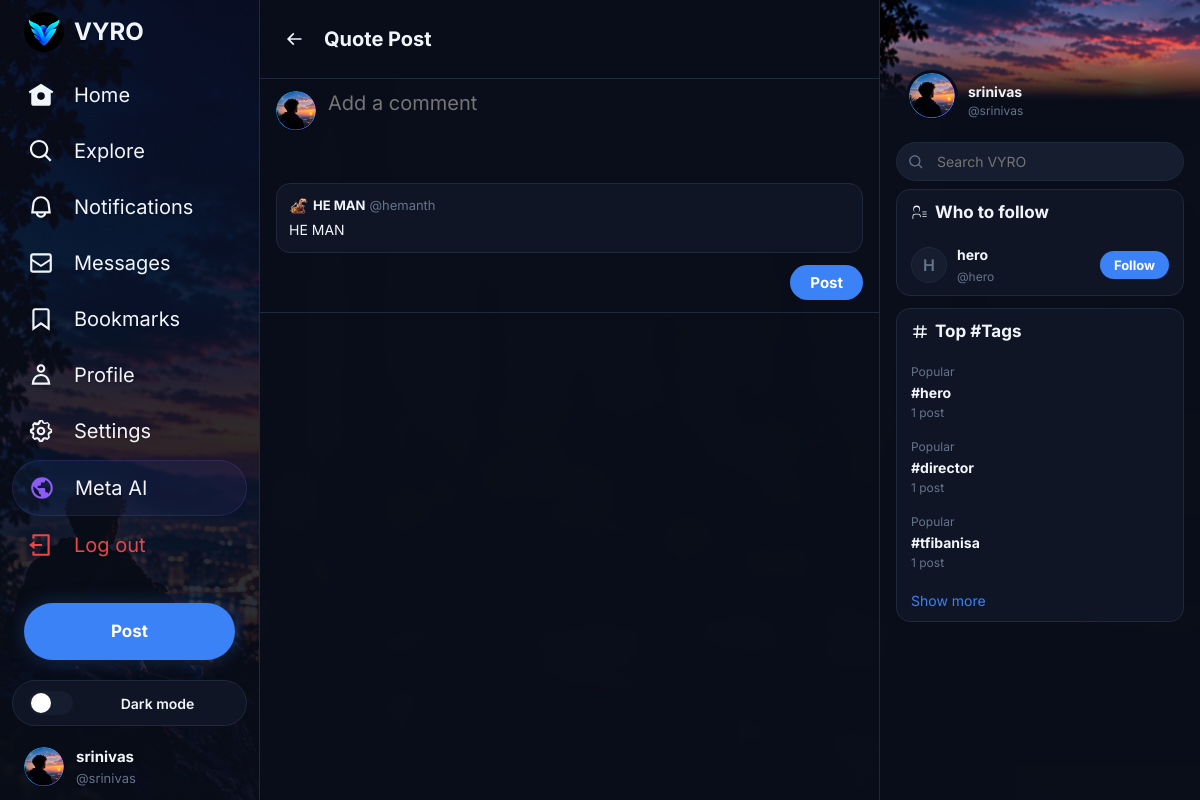
The page /posts/14/quote/ (signed in) on the database its author committed.
### authentication/models.py (models this page shows, shortened)
class User(AbstractUser):
    email = models.EmailField(unique=True)
    display_name = models.CharField(max_length=100, blank=True)
    bio = models.TextField(max_length=500, blank=True)
    profile_picture = models.ImageField(upload_to='profile_pics/', blank=True, null=True)
    cover_photo = models.ImageField(upload_to='cover_photos/', blank=True, null=True)
    date_of_birth = models.DateField(blank=True, null=True)
    location = models.CharField(max_length=100, blank=True)
    website = models.URLField(max_length=200, blank=True)
    is_private = models.BooleanField(default=False)
    is_verified = models.BooleanField(default=False)
    joined_at = models.DateTimeField(auto_now_add=True, null=True)
    WHO_CAN_REPLY_CHOICES = [
        ('everyone', 'Everyone'),
        ('followers', 'People you follow'),
        ('mentioned', 'Only people you mention'),
    ]
    MEDIA_VISIBILITY_CHOICES = [
        ('everyone', 'Everyone'),
        ('followers', 'Followers only'),
        ('none', 'No one'),
    ]
    POST_VISIBILITY_CHOICES = [
        ('public', 'Public'),
        ('followers', 'Followers only'),
        ('private', 'Only me'),
    ]
    who_can_reply = models.CharField(max_length=20, choices=WHO_CAN_REPLY_CHOICES, default='everyone')
    allow_mentions = models.BooleanField(default=True)
    allow_reposts = models.BooleanField(default=True)
    allow_comments = models.BooleanField(default=True)
    allow_quote_posts = models.BooleanField(default=True)
    media_visibility = models.CharField(max_length=20, choices=MEDIA_VISIBILITY_CHOICES, default='everyone')
    default_post_visibility = models.CharField(max_length=20, choices=POST_VISIBILITY_CHOICES, default='public')
    sensitive_content_warning = models.BooleanField(default=False)
    show_likes_count = models.BooleanField(default=True)
    show_reposts_count = models.BooleanField(default=True)
    auto_save_drafts = models.BooleanField(default=True)
    allow_dm_from = models.CharField(max_length=20, choices=[('everyone', 'Everyone'), ('followers', 'People you follow'), ('none', 'No one')], default='everyone')
    email_notifications = models.BooleanField(default=True)
    push_likes = models.BooleanField(default=True)
    push_replies = models.BooleanField(default=True)
    push_follows = models.BooleanField(default=True)
    push_mentions = models.BooleanField(default=True)
    push_reposts = models.BooleanField(default=True)
    push_messages = models.BooleanField(default=True)
    theme = models.CharField(max_length=20, default='dark', choices=[('dark', 'Dark'), ('dim', 'Dim'), ('light', 'Light')])
    def get_display_name(self):
        return self.display_name or self.first_name or self.username

### posts/models.py (models this page shows, shortened)
class Post(models.Model):
    user = models.ForeignKey(
        settings.AUTH_USER_MODEL,
        on_delete=models.CASCADE,
        related_name='posts'
    )
    content = models.TextField(max_length=500, blank=True)
    image = models.ImageField(upload_to='posts/', blank=True, null=True)
    video = models.FileField(upload_to='videos/', blank=True, null=True)
    hashtags = models.ManyToManyField(Hashtag, blank=True, related_name='posts')
    is_reply = models.BooleanField(default=False)
    parent = models.ForeignKey(
        'self', on_delete=models.CASCADE, null=True, blank=True, related_name='replies'
    )
    is_quote = models.BooleanField(default=False)
    quoted_post = models.ForeignKey(
        'self', on_delete=models.SET_NULL, null=True, blank=True, related_name='quotes'
    )
    created_at = models.DateTimeField(auto_now_add=True)
    updated_at = models.DateTimeField(auto_now=True)
    class Meta:
        ordering = ['-created_at']

class Hashtag(models.Model):
    name = models.CharField(max_length=100, unique=True)
    created_at = models.DateTimeField(auto_now_add=True)

### posts/views.py (the view, shortened to what this page needs)
# urls.py: path('<int:post_id>/quote/', views.quote_post, name='quote_post'),
@login_required
def quote_post(request, post_id):
    quoted = get_object_or_404(Post, id=post_id)
    return render(request, 'posts/quote_post.html', {'quoted_post': quoted})

### profile_section/context_processors.py (called while the page is built)
def notifications_count(request):
    if request.user.is_authenticated:
        from .models import Notification
        count = Notification.objects.filter(recipient=request.user, is_read=False).count()
        return {'unread_notif_count': count}
    return {'unread_notif_count': 0}

### posts/templates/posts/quote_post.html (shortened to what this page needs)
{% extends 'base.html' %}
{% block content %}
<div class="page-header">
    <div class="page-header-row">
        <button class="back-btn" onclick="history.back()">
            <svg viewBox="0 0 24 24" fill="currentColor"><path d="M7.414 13l5.043 5.04-1.414 1.42L3.586 12l7.457-7.46 1.414 1.42L7.414 11H21v2H7.414z"/></svg>
        </button>
        <h1>Quote Post</h1>
    </div>
</div>
<div class="compose-box" style="flex-direction:column;">
    <form method="POST" style="width:100%;">
        <div style="display:flex;gap:12px;margin-bottom:12px;">
            <div class="compose-avatar">
                {% if user.profile_picture %}
                    <img src="{{ user.profile_picture.url }}" alt="">
                {% else %}
                    <div class="avatar-placeholder">{{ user.username.0|upper }}</div>
                {% endif %}
            </div>
            <textarea name="content" placeholder="Add a comment" style="flex:1;background:transparent;border:none;color:var(--text-primary);font-size:20px;resize:none;outline:none;min-height:80px;" required maxlength="500"></textarea>
        </div>
        <div class="quoted-post" style="margin:0 0 12px;">
            <div class="quoted-header">
                {% if quoted_post.user.profile_picture %}<img src="{{ quoted_post.user.profile_picture.url }}" class="quoted-avatar" alt="">{% endif %}
                <span class="quoted-name">{{ quoted_post.user.get_display_name }}</span>
                <span class="quoted-handle">@{{ quoted_post.user.username }}</span>
            </div>
            <div class="quoted-content">{{ quoted_post.content|truncatewords:30 }}</div>
        </div>
        <div style="display:flex;justify-content:flex-end;">
            <button type="submit" class="compose-submit">Post</button>
        </div>
    </form>
</div>
{% endblock %}

### templates/base.html (shortened to what this page needs)
{% load static %}
<!DOCTYPE html>
<html lang="en">
<head>
</head>
<body data-theme="dark">
    {% if user.is_authenticated %}
    <div class="app-layout">
        <nav class="sidebar">
            <div class="sidebar-logo">
                <a href="{% url 'home' %}">
                    <div class="logo-icon"><img src="{% static 'images/vyro-logo.jpeg' %}" alt="VYRO"></div>
                    <span>VYRO</span>
                </a>
            </div>
            <div class="sidebar-nav">
                <a href="{% url 'home' %}" class="nav-item {% if active_nav == 'home' %}active{% endif %}">
                    <svg viewBox="0 0 24 24" fill="currentColor"><path d="M12 1.696L.622 8.807l1.06 1.696L3 9.679V19.5A2.5 2.5 0 005.5 22h13a2.5 2.5 0 002.5-2.5V9.679l1.318.824 1.06-1.696L12 1.696zM12 16.5a3.5 3.5 0 110-7 3.5 3.5 0 010 7z"/></svg>
                    <span>Home</span>
                </a>
                <a href="{% url 'explore' %}" class="nav-item {% if active_nav == 'explore' %}active{% endif %}">
                    <span>Explore</span>
                </a>
                <a href="{% url 'notifications' %}" class="nav-item {% if active_nav == 'notifications' %}active{% endif %}">
                    <span>Notifications</span>
                </a>
                <a href="{% url 'messages_page' %}" class="nav-item {% if active_nav == 'messages' %}active{% endif %}">
                    <span>Messages</span>
                </a>
                <a href="{% url 'bookmarks' %}" class="nav-item {% if active_nav == 'bookmarks' %}active{% endif %}">
                    <svg viewBox="0 0 24 24" fill="currentColor"><path d="M4 4.5C4 3.12 5.119 2 6.5 2h11C18.881 2 20 3.12 20 4.5v18.44l-8-5.71-8 5.71V4.5zM6.5 4c-.276 0-.5.22-.5.5v14.56l6-4.29 6 4.29V4.5c0-.28-.224-.5-.5-.5h-11z"/></svg>
                    <span>Bookmarks</span>
                </a>
                <a href="{% url 'profile' %}" class="nav-item {% if active_nav == 'profile' %}active{% endif %}">
                    <span>Profile</span>
                </a>
                <a href="{% url 'settings' %}" class="nav-item {% if active_nav == 'settings' %}active{% endif %}">
                    <span>Settings</span>
                </a>
                <a href="{% url 'meta_ai' %}" class="nav-item {% if active_nav == 'meta_ai' %}active{% endif %}" style="background:linear-gradient(135deg,rgba(59,130,246,.08),rgba(139,92,246,.08));border:1px solid rgba(139,92,246,.15);">
                    <span>Meta AI</span>
                </a>
                <a href="{% url 'logout' %}" class="nav-item" style="color:var(--red);">
                    <svg viewBox="0 0 24 24" fill="currentColor"><path d="M4 18h2v2h12V4H6v2H4V3a1 1 0 011-1h14a1 1 0 011 1v18a1 1 0 01-1 1H5a1 1 0 01-1-1v-3zm2-7h7v2H6v3l-5-4 5-4v3z"/></svg>
                    <span>Log out</span>
                </a>
            </div>
            <a href="{% url 'create_post' %}" class="post-btn">
                <span class="btn-text">Post</span>
            </a>
            <button class="theme-toggle-btn" id="themeToggleBtn" onclick="toggleTheme()">
                <span class="toggle-track"></span>
                <span class="toggle-label">Dark mode</span>
            </button>
            <a href="{% url 'profile' %}" class="sidebar-profile">
                {% if user.profile_picture %}
                    <img src="{{ user.profile_picture.url }}" alt="">
                {% else %}
                    <div class="avatar-placeholder">{{ user.username.0|upper }}</div>
                {% endif %}
                <div class="profile-info">
                    <div class="name">{{ user.get_display_name }}</div>
                    <div class="handle">@{{ user.username }}</div>
                </div>
            </a>
        </nav>
        <main class="main-content">
            {% block content %}{% endblock %}
        </main>
        <aside class="right-sidebar">
            <div class="right-sidebar-banner">
                {% if user.cover_photo %}
                    <img src="{{ user.cover_photo.url }}" alt="">
                {% else %}
                    <img src="{% static 'images/sidebar.jpeg' %}" alt="">
                {% endif %}
            </div>
            <div class="right-profile-card">
                <a href="{% url 'profile' %}" style="text-decoration:none;color:inherit;">
                    <div class="rpc-top">
                        {% if user.profile_picture %}
                            <img src="{{ user.profile_picture.url }}" alt="" class="rpc-avatar">
                        {% else %}
                            <img src="{% static 'images/profile.jpeg' %}" alt="" class="rpc-avatar">
                        {% endif %}
                        <div class="rpc-info">
                            <div class="rpc-name">{{ user.get_display_name }}</div>
                            <div class="rpc-handle">@{{ user.username }}</div>
                        </div>
                    </div>
                </a>
            </div>
            {% block right_sidebar %}
            <div class="search-box">
                <form action="{% url 'search' %}" method="GET">
                    <input type="text" name="q" placeholder="Search VYRO" value="">
                </form>
            </div>
            {% if global_suggested_users %}
            <div class="who-to-follow-box">
                <h2> Who to follow</h2>
                {% for suser in global_suggested_users %}
                <div class="follow-item">
                    <a href="{% url 'profile_user' suser.username %}">
                        {% if suser.profile_picture %}
                            <img src="{{ suser.profile_picture.url }}" alt="">
                        {% else %}
                            <div class="avatar-placeholder">{{ suser.username.0|upper }}</div>
                        {% endif %}
                    </a>
                    <div class="follow-info">
                        <a href="{% url 'profile_user' suser.username %}" class="follow-name" style="color:var(--text-primary);text-decoration:none;">{{ suser.get_display_name }}</a>
                        <span class="follow-handle">@{{ suser.username }}</span>
                    </div>
                    <button class="follow-btn {% if suser.id in global_following_ids %}btn-following{% else %}btn-follow{% endif %}" onclick="toggleFollow(this,{{ suser.id }})">
                        {% if suser.id in global_following_ids %}Following{% else %}Follow{% endif %}
                    </button>
                </div>
                {% endfor %}
            </div>
            {% endif %}
            {% if global_top_tags %}
            <div class="trending-box">
                <h2><svg viewBox="0 0 24 24" fill="currentColor"><path d="M10.09 3.098L9.72 7h5.16l.39-4.098 1.99.196L16.88 7H21v2h-4.31l-.48 5H21v2h-4.98l-.39 4.098-1.99-.196L14.02 16H8.86l-.39 4.098-1.99-.196L6.86 16H3v-2h4.05l.48-5H3V7h4.72l.39-4.098 1.98.196zM9.53 9l-.48 5h5.16l.48-5H9.53z"/></svg> Top #Tags</h2>
                {% for tag in global_top_tags %}
                <a href="{% url 'hashtag_view' tag.name %}" class="trending-item">
                    <div class="trending-category">Popular</div>
                    <div class="trending-name">#{{ tag.name }}</div>
                    <div class="trending-count">{{ tag.post_count }} post{{ tag.post_count|pluralize }}</div>
                </a>
                {% endfor %}
                <a href="{% url 'explore' %}" class="show-more">Show more</a>
            </div>
            {% endif %}
            {% endblock %}
        </aside>
    </div>
    {% else %}
    {% block unauthenticated_content %}{% endblock %}
    {% endif %}
</body>
</html>

### rows shown on the page
User: profile_picture (picture), get_display_name "srinivas", username "srinivas"
Post: user.profile_picture (picture), user.get_display_name "HE MAN", user.username "hemanth", content "HE MAN"
User: username.0 "H", get_display_name "hero", username "hero", shows "Follow"
Hashtag: name "hero", post_count "1"
Hashtag: name "director", post_count "1"
Hashtag: name "tfibanisa", post_count "1"
